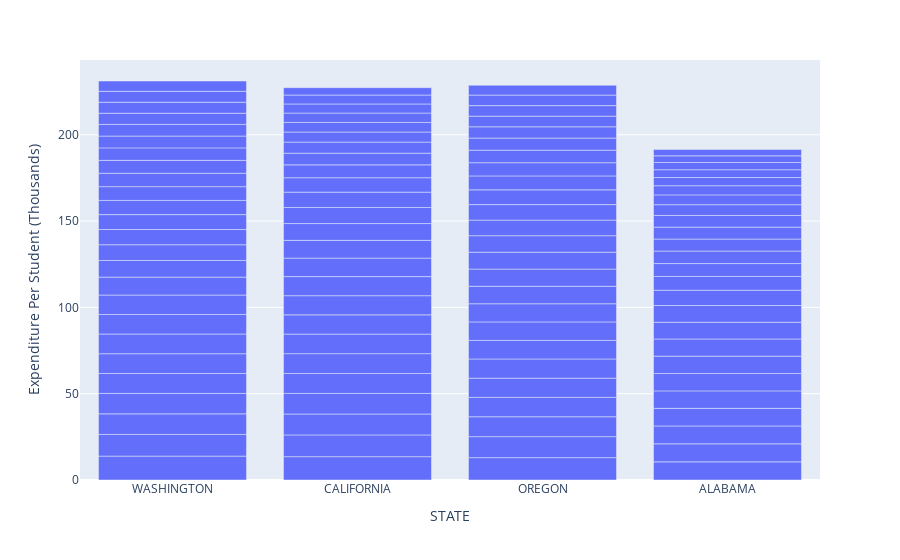

Source (notebook cell):
### Code cell
# px.bar(education
#        .query("STATE in ['CALIFORNIA', 'OREGON', 'WASHINGTON', 'ALABAMA']")
       
#        ,x="STATE",y="expenditure_per_student")

px.bar(
    (education
    .query("STATE in ['CALIFORNIA', 'OREGON', 'WASHINGTON', 'ALABAMA']")
#     #.groupby("STATE", as_index=False)
#     #.mean()
    .rename({"expenditure_per_student": "Expenditure Per Student (Thousands)"}, axis=1)
    .sort_values("Expenditure Per Student (Thousands)", ascending=False)
    ),
    x="STATE",
    y="Expenditure Per Student (Thousands)",
)

### Figure 1 — Plotly figure (JSON) as saved in the notebook; plotly's stock layout.template omitted (floating-point values rounded to 4 significant figures; data arrays with more than 128 entries replaced by an {"elided": "..."} marker saying what was removed)
{"data": [{"hovertemplate": "STATE=%{x}<br>Expenditure Per Student (Thousands)=%{y}<extra></extra>", "legendgroup": "", "marker": {"color": "#636efa", "pattern": {"shape": ""}}, "name": "", "orientation": "v", "showlegend": false, "textposition": "auto", "type": "bar", "x": {"elided": "132 str values"}, "xaxis": "x", "y": {"elided": "132 float values"}, "yaxis": "y"}], "layout": {"barmode": "relative", "legend": {"tracegroupgap": 0}, "margin": {"t": 60}, "xaxis": {"anchor": "y", "domain": [0, 1], "title": {"text": "STATE"}}, "yaxis": {"anchor": "x", "domain": [0, 1], "title": {"text": "Expenditure Per Student (Thousands)"}}}}
